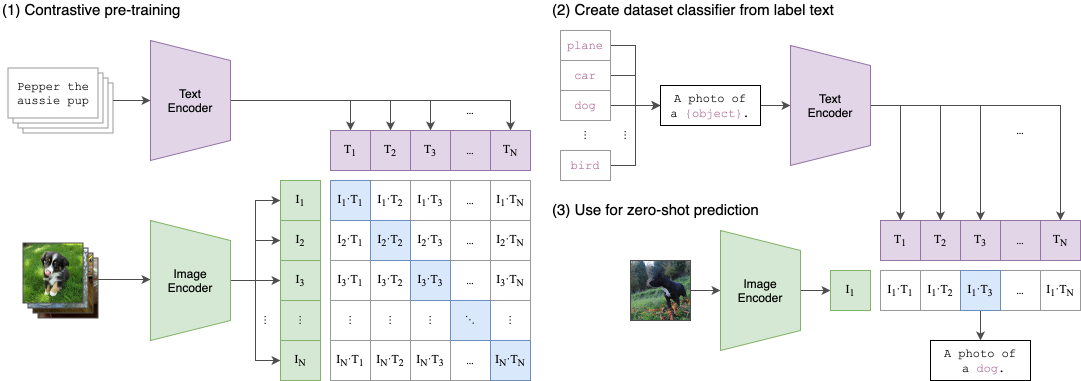
#> input picture src/CLIP/CLIP.png, 2162 x 762 px (shown at 1/2 size)
$ python -i utils_correspondence.py   (imports and definitions only)
#> lines starting #> are read from the running program, lines starting #| are printed output that depends on the picture
#> further down, picture is the input picture: PIL image 2162x762 RGBA; mean R, G, B, A 72.5, 73.4, 73.4, 88.4
import torch
import torch.nn.functional as F
import numpy as np
from PIL import Image

# [68 lines left out: functions convert_to_binary_mask, get_distance, get_distance_mutual_nn, not called in this run]

def resize(img, target_res=224, resize=True, to_pil=True, edge=False):
#> called with target_res = 224, resize = True, to_pil = True, edge = False
    original_width, original_height = img.size
#> original_width = 2162; original_height = 762
    original_channels = len(img.getbands())
#> original_channels = 4
    if not edge:
        canvas = np.zeros([target_res, target_res, 3], dtype=np.uint8)
        if original_channels == 1:
            canvas = np.zeros([target_res, target_res], dtype=np.uint8)
        if original_height <= original_width:
            if resize:
                img = img.resize((target_res, int(np.around(target_res * original_height / original_width))), Image.Resampling.LANCZOS)
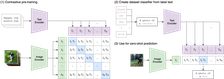
#> img: PIL image 224x79 RGBA; mean R, G, B, A 89.3, 90.9, 90.1, 88.8; transparent parts drawn white
            width, height = img.size
#> width = 224; height = 79
            img = np.asarray(img)
#> (the run stopped early here; a loop or call above may not have finished)
